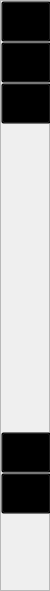
     <widget class="QFrame" name="frm_button_menu">
      <property name="minimumSize">
       <size>
        <width>50</width>
        <height>0</height>
       </size>
      </property>
      <property name="maximumSize">
       <size>
        <width>41</width>
        <height>16777215</height>
       </size>
      </property>
      <property name="styleSheet">
       <string notr="true">QFrame#frm_button_menu {
	background-color: #454545;
}

</string>
      </property>
      <property name="frameShape">
       <enum>QFrame::StyledPanel</enum>
      </property>
      <property name="frameShadow">
       <enum>QFrame::Raised</enum>
      </property>
      <layout class="QVBoxLayout" name="vrl_button_menu">
       <property name="spacing">
        <number>0</number>
       </property>
       <property name="leftMargin">
        <number>0</number>
       </property>
       <property name="topMargin">
        <number>0</number>
       </property>
       <property name="rightMargin">
        <number>0</number>
       </property>
       <property name="bottomMargin">
        <number>0</number>
       </property>
       <item>
        <widget class="QPushButton" name="btn_home">
         <property name="minimumSize">
          <size>
           <width>50</width>
           <height>41</height>
          </size>
         </property>
         <property name="styleSheet">
          <string notr="true">QPushButton#btn_home{
	background: transparent;
}

QPushButton#btn_home:hover {
	background-color:#929292;
}

QPushButton#btn_home:pressed {
	background-color:#6A6A6A;
}

QPushButton#btn_home:focus {
    background-color:#FC3A3A;
}</string>
         </property>
         <property name="text">
          <string/>
         </property>
         <property name="icon">
          <iconset>
           <normaloff>../img/home.png</normaloff>../img/home.png</iconset>
         </property>
         <property name="iconSize">
          <size>
           <width>25</width>
           <height>25</height>
          </size>
         </property>
        </widget>
       </item>
       <item>
        <widget class="QPushButton" name="btn_help_desk">
         <property name="minimumSize">
          <size>
           <width>50</width>
           <height>41</height>
          </size>
         </property>
         <property name="styleSheet">
          <string notr="true">QPushButton#btn_help_desk {
	background: transparent;
}

QPushButton#btn_help_desk:hover {
	background-color:#929292;
}

QPushButton#btn_help_desk:pressed {
	background-color:#6A6A6A;
}


QPushButton#btn_help_desk:focus {
    background-color:#FC3A3A;
}</string>
         </property>
         <property name="text">
          <string/>
         </property>
         <property name="icon">
          <iconset>
           <normaloff>../img/chat-help-desk.png</normaloff>../img/chat-help-desk.png</iconset>
         </property>
         <property name="iconSize">
          <size>
           <width>25</width>
           <height>25</height>
          </size>
         </property>
        </widget>
       </item>
       <item>
        <widget class="QPushButton" name="btn_chat">
         <property name="enabled">
          <bool>true</bool>
         </property>
         <property name="minimumSize">
          <size>
           <width>50</width>
           <height>41</height>
          </size>
         </property>
         <property name="styleSheet">
          <string notr="true">QPushButton#btn_chat {
	background: transparent;
}

QPushButton#btn_chat:hover {
	background-color:#929292;
}

QPushButton#btn_chat:pressed {
	background-color:#6A6A6A;
}

QPushButton#btn_chat:checked {
    background-color: #929292;
}

QPushButton#btn_chat:focus {
    background-color:#FC3A3A;
}
</string>
         </property>
         <property name="text">
          <string/>
         </property>
         <property name="icon">
          <iconset>
           <normaloff>../img/chat.png</normaloff>../img/chat.png</iconset>
         </property>
         <property name="iconSize">
          <size>
           <width>33</width>
           <height>33</height>
          </size>
         </property>
        </widget>
       </item>
       <item>
        <spacer name="vls_between_setting_">
         <property name="orientation">
          <enum>Qt::Vertical</enum>
         </property>
         <property name="sizeType">
          <enum>QSizePolicy::MinimumExpanding</enum>
         </property>
         <property name="sizeHint" stdset="0">
          <size>
           <width>20</width>
           <height>308</height>
          </size>
         </property>
        </spacer>
       </item>
       <item>
        <widget class="QPushButton" name="btn_settings">
         <property name="enabled">
          <bool>true</bool>
         </property>
         <property name="minimumSize">
          <size>
           <width>50</width>
           <height>41</height>
          </size>
         </property>
         <property name="styleSheet">
          <string notr="true">QPushButton#btn_settings {
	background: transparent;
}

QPushButton#btn_settings:hover {
	background-color:#929292;
}

QPushButton#btn_settings:pressed {
	background-color:#6A6A6A;
}

QPushButton#btn_settings:checked {
    background-color: #929292;
}

QPushButton#btn_settings:focus {
    background-color:#FC3A3A;
}
</string>
         </property>
         <property name="text">
          <string/>
         </property>
         <property name="icon">
          <iconset>
           <normaloff>../img/settings.png</normaloff>../img/settings.png</iconset>
         </property>
         <property name="iconSize">
          <size>
           <width>25</width>
           <height>25</height>
          </size>
         </property>
        </widget>
       </item>
       <item>
        <widget class="QPushButton" name="btn_help">
         <property name="enabled">
          <bool>true</bool>
         </property>
         <property name="minimumSize">
          <size>
           <width>50</width>
           <height>41</height>
          </size>
         </property>
         <property name="styleSheet">
          <string notr="true">QPushButton#btn_help {
	background: transparent;
}

QPushButton#btn_help:hover {
	background-color:#929292;
}

QPushButton#btn_help:pressed {
	background-color:#6A6A6A;
}

QPushButton#btn_help:checked {
    background-color: #929292;
}

QPushButton#btn_help:focus {
    background-color:#FC3A3A;
}
</string>
         </property>
         <property name="text">
          <string/>
         </property>
         <property name="icon">
          <iconset>
           <normaloff>../img/help.png</normaloff>../img/help.png</iconset>
         </property>
         <property name="iconSize">
          <size>
           <width>38</width>
           <height>38</height>
          </size>
         </property>
        </widget>
       </item>
       <item>
        <spacer name="vls_between_photo_and_help">
         <property name="orientation">
          <enum>Qt::Vertical</enum>
         </property>
         <property name="sizeType">
          <enum>QSizePolicy::Fixed</enum>
         </property>
         <property name="sizeHint" stdset="0">
          <size>
           <width>20</width>
           <height>13</height>
          </size>
         </property>
        </spacer>
       </item>
       <item>
        <widget class="QLabel" name="lbl_photo_user">
         <property name="minimumSize">
          <size>
           <width>50</width>
           <height>50</height>
          </size>
         </property>
         <property name="maximumSize">
          <size>
           <width>50</width>
           <height>50</height>
          </size>
         </property>
         <property name="text">
          <string/>
         </property>
         <property name="pixmap">
          <pixmap>../img/user.png</pixmap>
         </property>
         <property name="scaledContents">
          <bool>true</bool>
         </property>
         <property name="margin">
          <number>3</number>
         </property>
        </widget>
       </item>
       <item>
        <spacer name="vls_between_border_and_photo">
         <property name="orientation">
          <enum>Qt::Vertical</enum>
         </property>
         <property name="sizeType">
          <enum>QSizePolicy::Fixed</enum>
         </property>
         <property name="sizeHint" stdset="0">
          <size>
           <width>20</width>
           <height>13</height>
          </size>
         </property>
        </spacer>
       </item>
      </layout>
     </widget>
